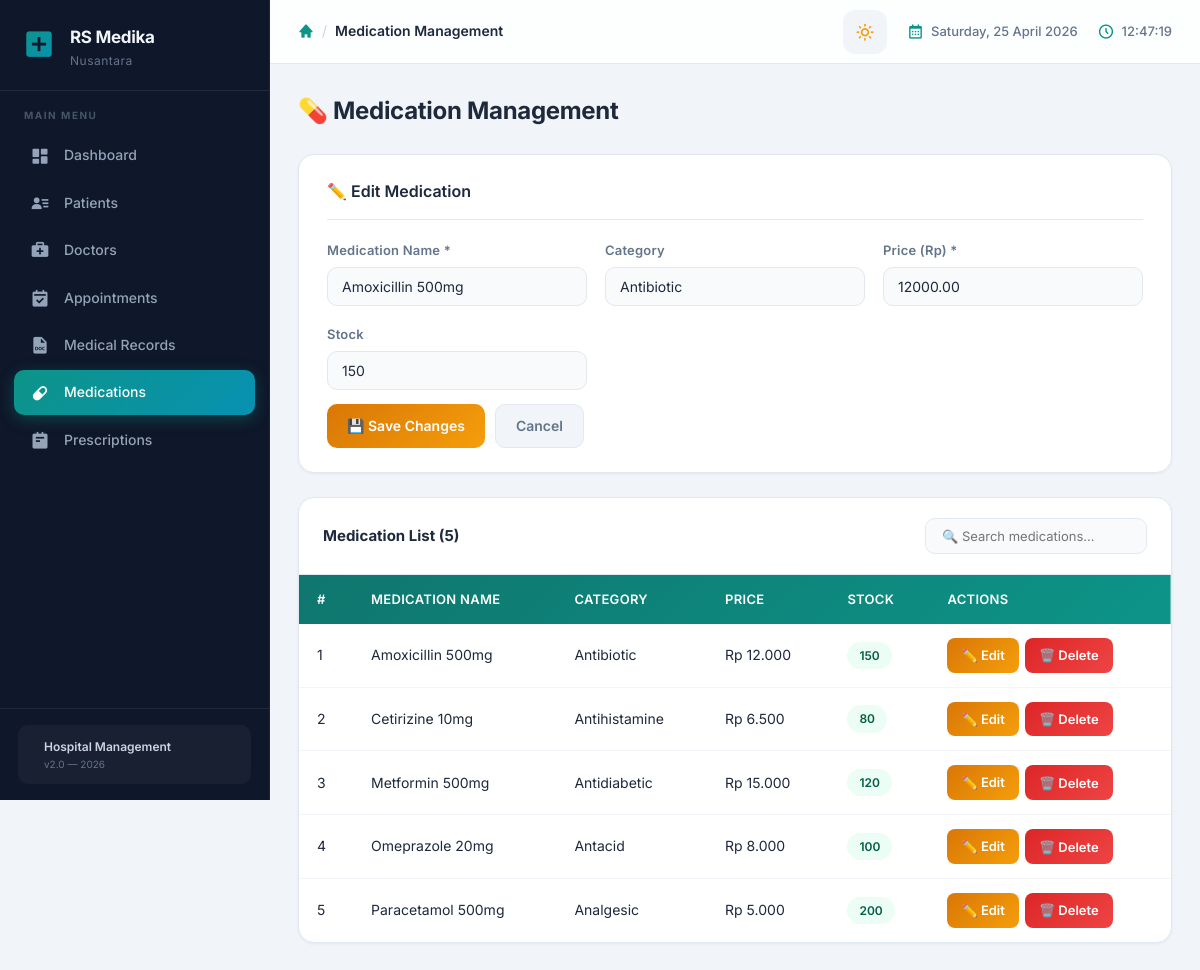
/hospital_db/index.php?page=medications&edit=2, run on the app's committed database.
### tables this page shows
CREATE TABLE IF NOT EXISTS medications (
    med_id      INT AUTO_INCREMENT PRIMARY KEY,
    name        VARCHAR(100) NOT NULL,
    category    VARCHAR(100),
    price       DECIMAL(12,2) NOT NULL DEFAULT 0,
    stock       INT NOT NULL DEFAULT 0,
    created_at  TIMESTAMP DEFAULT CURRENT_TIMESTAMP
);

### hospital_db/pages/medications.php (the view, shortened to what this page needs)
<?php
$editData = null;
if (isset($_GET['edit'])) {
    $id = (int)$_GET['edit'];
    $res = mysqli_query($conn, "SELECT * FROM medications WHERE med_id=$id");
    $editData = mysqli_fetch_assoc($res);
}
$meds = mysqli_query($conn, "SELECT * FROM medications ORDER BY name");
?>
<div class="page-header">
    <h2>💊 Medication Management</h2>
</div>
<div class="card">
    <h3><?= $editData ? '✏️ Edit Medication' : '➕ Add Medication' ?></h3>
    <form method="POST" action="index.php?page=medications<?= $editData ? '&edit='.$editData['med_id'] : '' ?>">
        <div class="form-grid">
            <div class="form-group">
                <label>Medication Name *</label>
                <input type="text" name="name" value="<?= htmlspecialchars($editData['name'] ?? '') ?>" required>
            </div>
            <div class="form-group">
                <label>Category</label>
                <input type="text" name="category" value="<?= htmlspecialchars($editData['category'] ?? '') ?>" placeholder="Analgesic, Antibiotic...">
            </div>
            <div class="form-group">
                <label>Price (Rp) *</label>
                <input type="number" name="price" min="0" step="500" value="<?= $editData['price'] ?? '0' ?>" required>
            </div>
            <div class="form-group">
                <label>Stock</label>
                <input type="number" name="stock" min="0" value="<?= $editData['stock'] ?? '0' ?>">
            </div>
        </div>
        <div class="form-actions" style="margin-top:14px">
            <?php if ($editData): ?>
                <button type="submit" name="edit_med" class="btn btn-warning">💾 Save Changes</button>
                <a href="index.php?page=medications" class="btn btn-secondary">Cancel</a>
            <?php else: ?>
                <button type="submit" name="add_med" class="btn btn-primary">➕ Add Medication</button>
            <?php endif; ?>
        </div>
    </form>
</div>
<div class="table-container">
    <div class="table-top">
        <strong>Medication List (<?= mysqli_num_rows($meds) ?>)</strong>
        <input type="text" id="searchMed" placeholder="🔍 Search medications..." oninput="searchTable('searchMed','medTable')">
    </div>
    <table id="medTable">
        <thead>
            <tr><th>#</th><th>Medication Name</th><th>Category</th><th>Price</th><th>Stock</th><th>Actions</th></tr>
        </thead>
        <tbody>
        <?php $no=1; while ($row = mysqli_fetch_assoc($meds)): ?>
            <tr>
                <td><?= $no++ ?></td>
                <td><?= htmlspecialchars($row['name']) ?></td>
                <td><?= htmlspecialchars($row['category'] ?: '-') ?></td>
                <td>Rp <?= number_format($row['price'], 0, ',', '.') ?></td>
                <td>
                    <?php $cls = $row['stock'] < 10 ? 'badge-danger' : ($row['stock'] < 50 ? 'badge-warning' : 'badge-success'); ?>
                    <span class="badge <?= $cls ?>"><?= $row['stock'] ?></span>
                </td>
                <td>
                    <div class="action-btns">
                        <a href="index.php?page=medications&edit=<?= $row['med_id'] ?>" class="btn btn-warning btn-sm">✏️ Edit</a>
                        <button class="btn btn-danger btn-sm"
                            onclick="confirmDelete('index.php?page=medications&delete=<?= $row['med_id'] ?>','<?= addslashes($row['name']) ?>')">
                            🗑️ Delete
                        </button>
                    </div>
                </td>
            </tr>
        <?php endwhile; ?>
        </tbody>
    </table>
</div>

### hospital_db/assets/css/main.css (style rules this page uses)
:root { --sidebar-w: 270px; --topbar-h: 64px; --primary: #0d9488; --primary-dark: #0f766e; --primary-light: #ccfbf1; --accent: #0891b2; --sidebar-bg: #0f172a; --sidebar-hover: #1e293b; --sidebar-active: #0d9488; --body-bg: #f1f5f9; --card-bg: #ffffff; --text: #1e293b; --text-secondary: #64748b; --border: #e2e8f0; --shadow-sm: 0 1px 3px rgba(0,0,0,.06); --shadow-md: 0 4px 16px rgba(0,0,0,.07); --shadow-lg: 0 12px 40px rgba(0,0,0,.1); --radius: 12px; --radius-lg: 16px; --transition: .25s cubic-bezier(.4,0,.2,1); }
*, *::before, *::after { margin: 0; padding: 0; box-sizing: border-box; }
html { scroll-behavior: smooth; }
body { font-family: 'Inter', -apple-system, BlinkMacSystemFont, sans-serif; background: var(--body-bg); color: var(--text); line-height: 1.6; overflow-x: hidden; }
a { text-decoration: none; color: inherit; }
.page-header { display: flex; justify-content: space-between; align-items: center; margin-bottom: 24px; }
.page-header h2 { font-size: 24px; font-weight: 700; color: var(--text); letter-spacing: -.3px; }
.card { background: var(--card-bg); border-radius: var(--radius-lg); padding: 24px 28px; box-shadow: var(--shadow-sm); border: 1px solid var(--border); margin-bottom: 24px; transition: box-shadow var(--transition); }
.card h3 { font-size: 16px; font-weight: 600; color: var(--text); margin-bottom: 20px; padding-bottom: 14px; border-bottom: 1px solid var(--border); }
.form-grid { display: grid; grid-template-columns: repeat(auto-fit, minmax(230px, 1fr)); gap: 18px; }
.form-group { display: flex; flex-direction: column; gap: 6px; }
.form-group label { font-size: 13px; font-weight: 600; color: var(--text-secondary); letter-spacing: .2px; }
.form-group input, .form-group select, .form-group textarea { padding: 10px 14px; border: 1.5px solid var(--border); border-radius: 10px; font-size: 14px; font-family: inherit; color: var(--text); background: #f8fafc; transition: all var(--transition); }
.form-group input::placeholder { color: #94a3b8; }
.form-actions { display: flex; gap: 10px; margin-top: 8px; }
.btn { padding: 10px 20px; border: none; border-radius: 10px; cursor: pointer; font-size: 14px; font-weight: 600; font-family: inherit; text-decoration: none; display: inline-flex; align-items: center; gap: 6px; transition: all var(--transition); position: relative; overflow: hidden; }
.btn::after { content: ''; position: absolute; inset: 0; background: rgba(255,255,255,0); transition: background var(--transition); }
.btn-warning { background: linear-gradient(135deg, #d97706, #f59e0b); color: white; }
.btn-danger { background: linear-gradient(135deg, #dc2626, #ef4444); color: white; }
.btn-secondary { background: #f1f5f9; color: var(--text-secondary); border: 1.5px solid var(--border); }
.btn-sm { padding: 7px 14px; font-size: 13px; border-radius: 8px; }
.table-container { background: var(--card-bg); border-radius: var(--radius-lg); padding: 0; box-shadow: var(--shadow-sm); border: 1px solid var(--border); overflow: hidden; }
.table-top { display: flex; justify-content: space-between; align-items: center; padding: 20px 24px; border-bottom: 1px solid var(--border); gap: 12px; flex-wrap: wrap; }
.table-top strong { font-size: 15px; color: var(--text); }
.table-top input { padding: 9px 16px; border: 1.5px solid var(--border); border-radius: 10px; font-size: 13px; font-family: inherit; background: #f8fafc; transition: all var(--transition); min-width: 200px; }
table { width: 100%; border-collapse: collapse; }
thead { background: linear-gradient(135deg, var(--primary-dark), var(--primary)); }
thead th { color: white; font-weight: 600; font-size: 13px; letter-spacing: .3px; text-transform: uppercase; }
th, td { padding: 14px 18px; text-align: left; font-size: 14px; }
tbody tr { border-bottom: 1px solid #f1f5f9; transition: background var(--transition); }
tbody tr:last-child { border-bottom: none; }
.action-btns { display: flex; gap: 6px; }
.badge { padding: 4px 12px; border-radius: 20px; font-size: 12px; font-weight: 600; display: inline-flex; align-items: center; }
.badge-success { background: #ecfdf5; color: #065f46; }
.card, .table-container, .stat-card { animation: fadeUp .5s ease-out both; }
.table-container { animation-delay: .15s; }
body, .sidebar, .topbar, .card, .table-container, .modal, .form-group input, .form-group select, .form-group textarea, .btn-secondary, .alert, .badge, .theme-toggle { transition: background-color .35s ease, color .35s ease, border-color .35s ease, box-shadow .35s ease; }

### data on the page
medications: name "Amoxicillin 500mg", category "Antibiotic", price "12000.00", stock "150", price "12.000"
medications: name "Cetirizine 10mg", category "Antihistamine", price "6.500", stock "80"
medications: name "Metformin 500mg", category "Antidiabetic", price "15.000", stock "120"
medications: name "Omeprazole 20mg", category "Antacid", price "8.000", stock "100"
medications: name "Paracetamol 500mg", category "Analgesic", price "5.000", stock "200"

### other printed values
$item['label'] "Dashboard"
$item['label'] "Patients"
$item['label'] "Doctors"
$item['label'] "Appointments"
$item['label'] "Medical Records"
$item['label'] "Medications"
$item['label'] "Prescriptions"
$pageTitles[$page] "Medication Management"
mysqli_num_rows($meds) "5"
